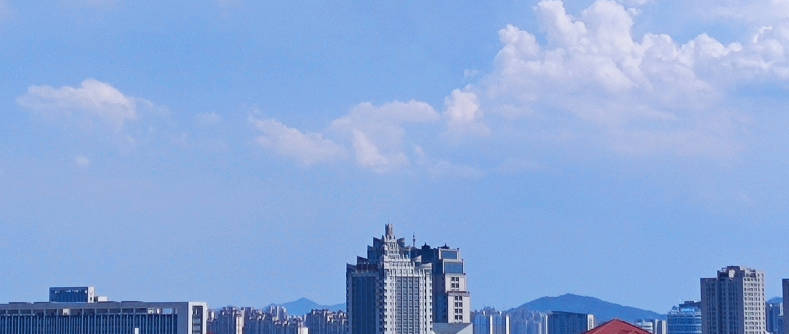
//> input picture 第1章、入门知识/05图像像素的算术操作/image.jpg, 789 x 334 px
$ ./main   (built with g++ and OpenCV 4)
//> lines starting //> are read from the running program, lines starting //| are printed output that depends on the picture
#include <iostream>

#include <opencv2/core/utils/logger.hpp>
#include <opencv2/opencv.hpp>

using namespace cv;
using namespace std;

int main(int argc, char const* argv[]) {
	utils::logging::setLogLevel(utils::logging::LOG_LEVEL_SILENT);
	Mat src = imread("image.jpg", IMREAD_COLOR);
//> src is the input picture: 334 rows x 789 cols, CV_8UC3; mean B, G, R 217.5, 168.6, 138.3
	Mat m = Mat::zeros(src.size(), src.type());
	m = Scalar(50, 50, 50);

	int w = src.cols;
//> w = 789
	int h = src.rows;
//> h = 334
	int dims = src.channels();
//> dims = 3


	if (src.empty()) {
		printf("could not load image……\n");
		return -1;
	}

	// 加法操作
	Mat dst_plus = Mat::zeros(src.size(), src.type());
	//dst_plus = src + Scalar(50, 50, 50);
	add(src, m, dst_plus);
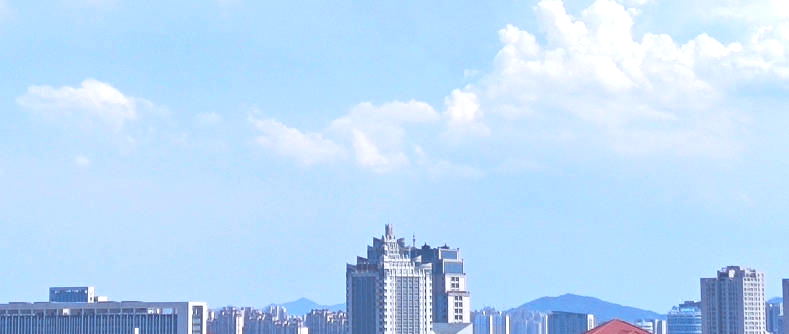
//> dst_plus: 334 rows x 789 cols, CV_8UC3; mean B, G, R 247.3, 218.3, 188.2

	// 减法操作
	Mat dst_min = Mat::zeros(src.size(), src.type());
	// dst_min = src - Scalar(50, 50, 50);
	subtract(src, m, dst_min);
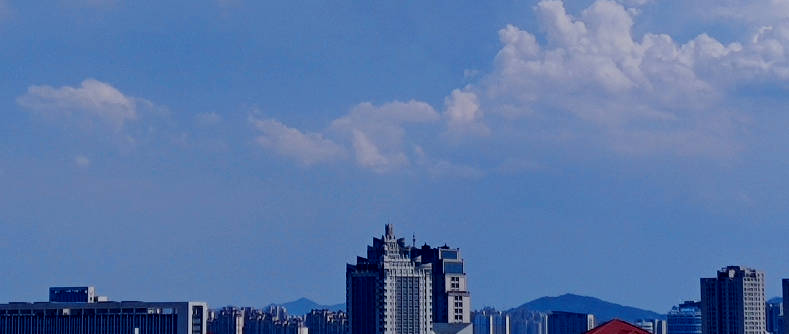
//> dst_min: 334 rows x 789 cols, CV_8UC3; mean B, G, R 167.5, 118.7, 89.2

	// 乘法操作
	Mat dst_mul = Mat::zeros(src.size(), src.type());
	multiply(src, m, dst_mul);
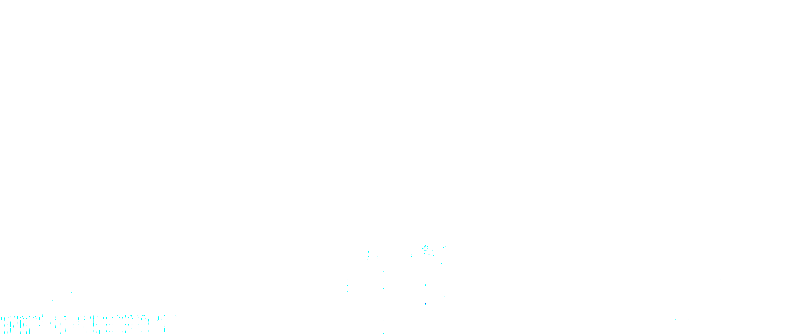
//> dst_mul: 334 rows x 789 cols, CV_8UC3; mean B, G, R 255, 255, 254.8

	// 除法操作
	Mat dst_div = Mat::zeros(src.size(), src.type());
	// dst_div = src / Scalar(5, 5, 5);
	m = Scalar(5, 5, 5);
	divide(src, m, dst_div);
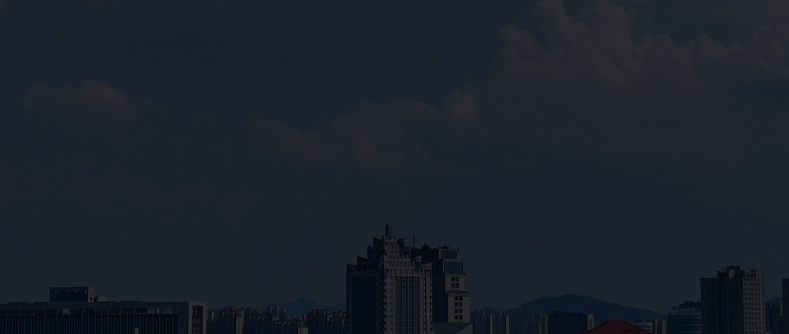
//> dst_div: 334 rows x 789 cols, CV_8UC3; mean B, G, R 43.5, 33.7, 27.7

#if 0
	for (int i = 0; i < h; i++)
	{
		for (int j = 0; j < w; j++)
		{
			Vec3b p1 = src.at<Vec3b>(i, j);
			Vec3b p2 = m.at<Vec3b>(i, j);

			dst_mul.at<Vec3b>(i, j)[0] = saturate_cast<uchar>(p1[0] + p2[0]);
			dst_mul.at<Vec3b>(i, j)[1] = saturate_cast<uchar>(p1[1] + p2[1]);
			dst_mul.at<Vec3b>(i, j)[2] = saturate_cast<uchar>(p1[2] + p2[2]);
		}
	}
#endif

	imshow("加法操作", dst_plus);
	imshow("减法操作", dst_min);
	imshow("乘法操作", dst_mul);
	imshow("除法操作", dst_div);

	waitKey(0);

	destroyAllWindows();

	return 0;
}
